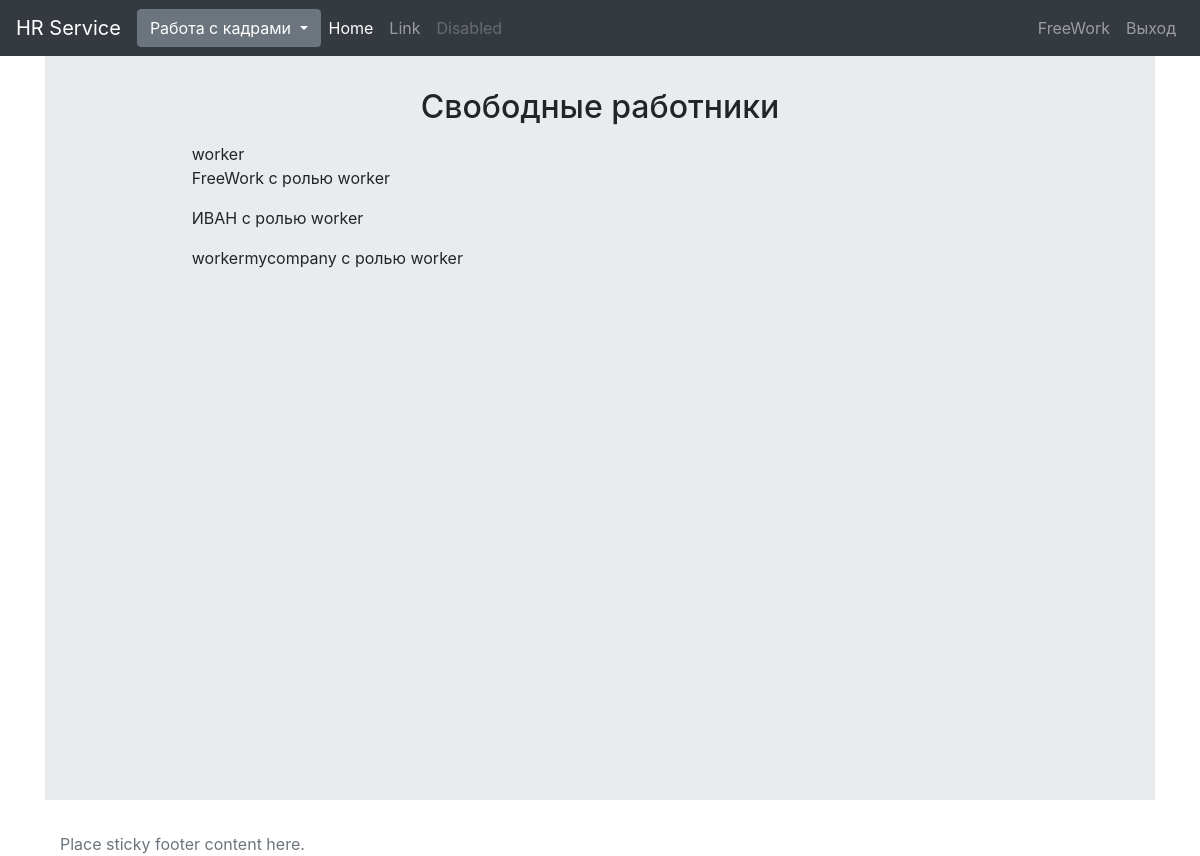
Page /free_worker/ (signed in) on the earlier database version.
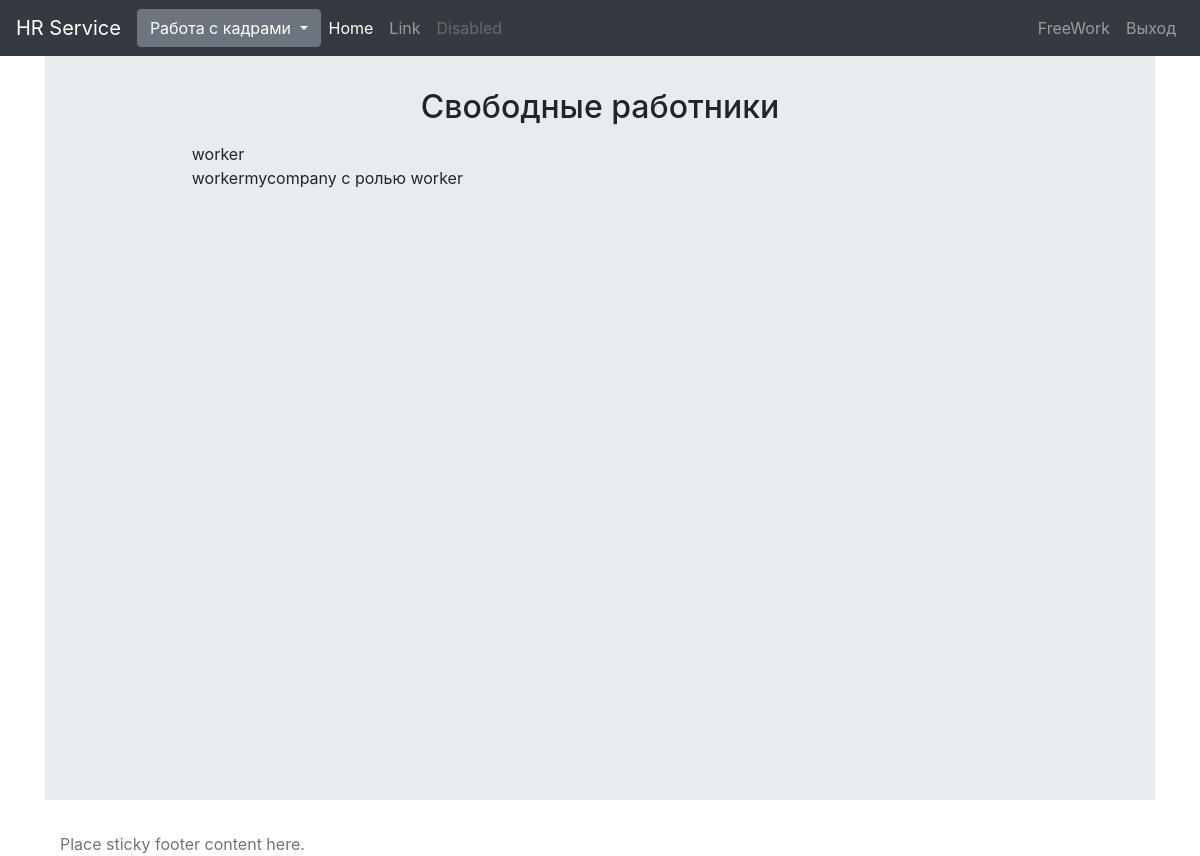
Same page on the later database version.
### hrapp/models.py (models this page shows, shortened)
class Worker(models.Model):
    user = models.OneToOneField(User, on_delete=models.CASCADE)
    CHOICES_ROLE = (
        ('admin', 'Главный администратор компании'),
        ('worker', 'Наемный рабочий'),
        ('hrworker', 'Работник отдела кадров')
    )
    role = models.CharField(max_length=10, choices=CHOICES_ROLE)
    position = models.ForeignKey(Position, on_delete=models.SET_NULL, null=True, blank=True)
    vakant = models.BooleanField()

### hrapp/views.py (the view)
# urls.py: path('free_worker/', hr_views.freelist, name='free_worker'),
def freelist(request):
    worker = Worker.objects.get(user=request.user)
    freeworkerlist = Worker.objects.filter(vakant=True)
    return render(request, 'hrapp/worklist/freelist.html', {'worker': worker, 'fwl': freeworkerlist})

### hrapp/templates/hrapp/worklist/freelist.html
{% extends 'hrapp/base.html' %}
{% block namepage %}Свободные работники{% endblock namepage %}
{% block content %}
    {{ worker.role }}
    {% for worker in fwl %}
        <p>{{worker.user.username}} с ролью {{worker.role}}</p>
    {% endfor %}
{% endblock content %}

Differences in the rows shown:
no longer on one of the page's lists (row edited): Worker: user.username "FreeWork", role "worker"
no longer on this page (row edited): Worker: user.username "ИВАН", role "worker"
